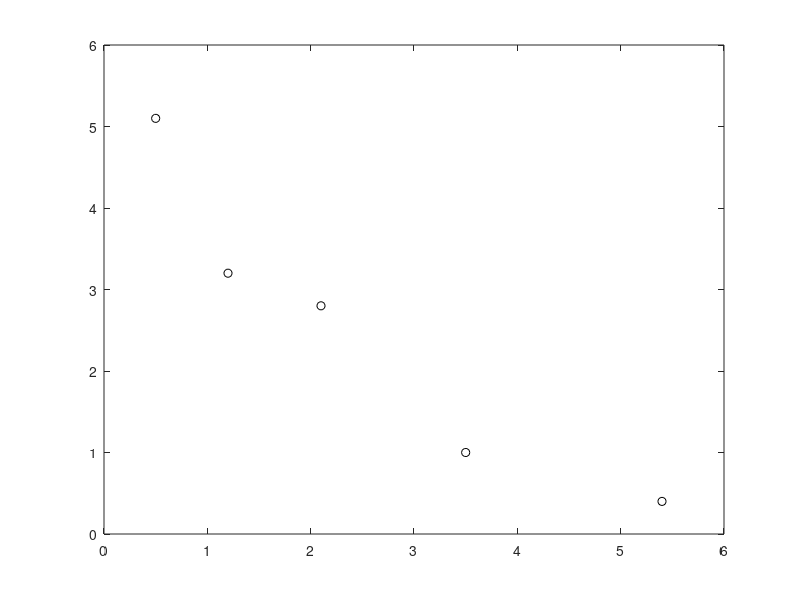

This chart was generated by the following MATLAB code:
%% exercicio 4.1

x = [0.5 1.2 2.1 3.5 5.4];
y = [5.1 3.2 2.8 1 0.4];
plot(x,y,'ko')

%% exercicio 4.2
printf("\n\nExercicio 2 \n\n")
x1 = [1 x(1); 1 x(2)];
y1 = [y(1); y(2)];
solu = x1\y1;

b0 = solu(1);
b1 = solu(2);
z = b0 + b1*x;
soma_quadrado = sum((z - y).^2)

%% exercicio 4.3
printf("\n\nExercicio 3 \n\n")
x1 = [1 x(3); 1 x(5)];
y1 = [y(3); y(5)];
solu = x1\y1;

b0 = solu(1);
b1 = solu(2);
z = b0 + b1*x;
soma_quadrado = sum((z - y).^2)

%% exercicio 4.4
printf("\n\nExercicio 4 \n\n")
x1 = [5 sum(x); sum(x) sum(x.^2)];
y1 = [sum(y); sum(y.*x)];
solu = x1\y1;

b0 = solu(1);
b1 = solu(2);
z = b0 + b1*x;
soma_quadrado = sum((z - y).^2)


%% exercicio 4.5
printf("\n\nExercicio 5 \n O menor resultado é o da questão 4.4\n")
